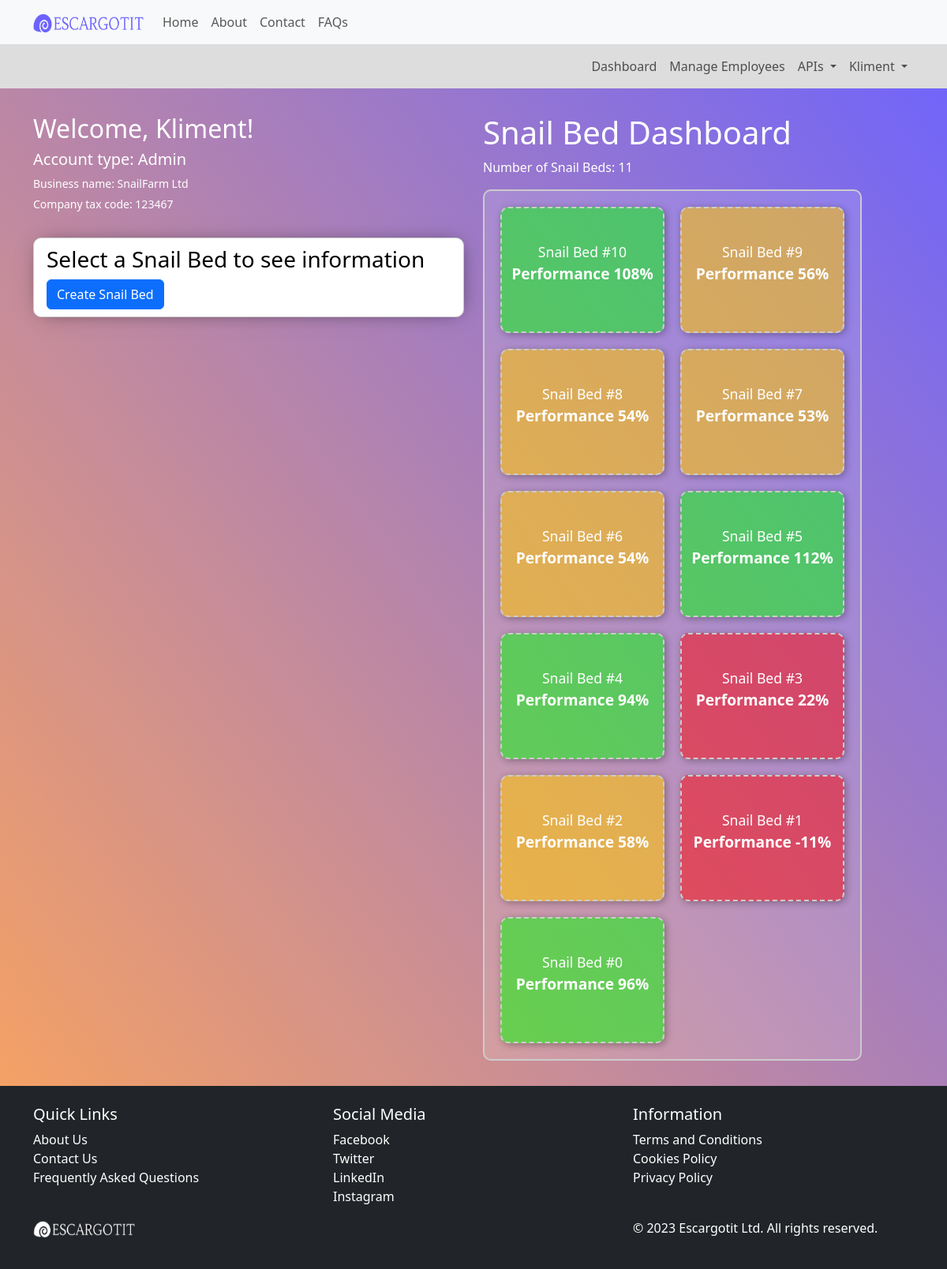
Page /dashboard/ (signed in) on the earlier database version.
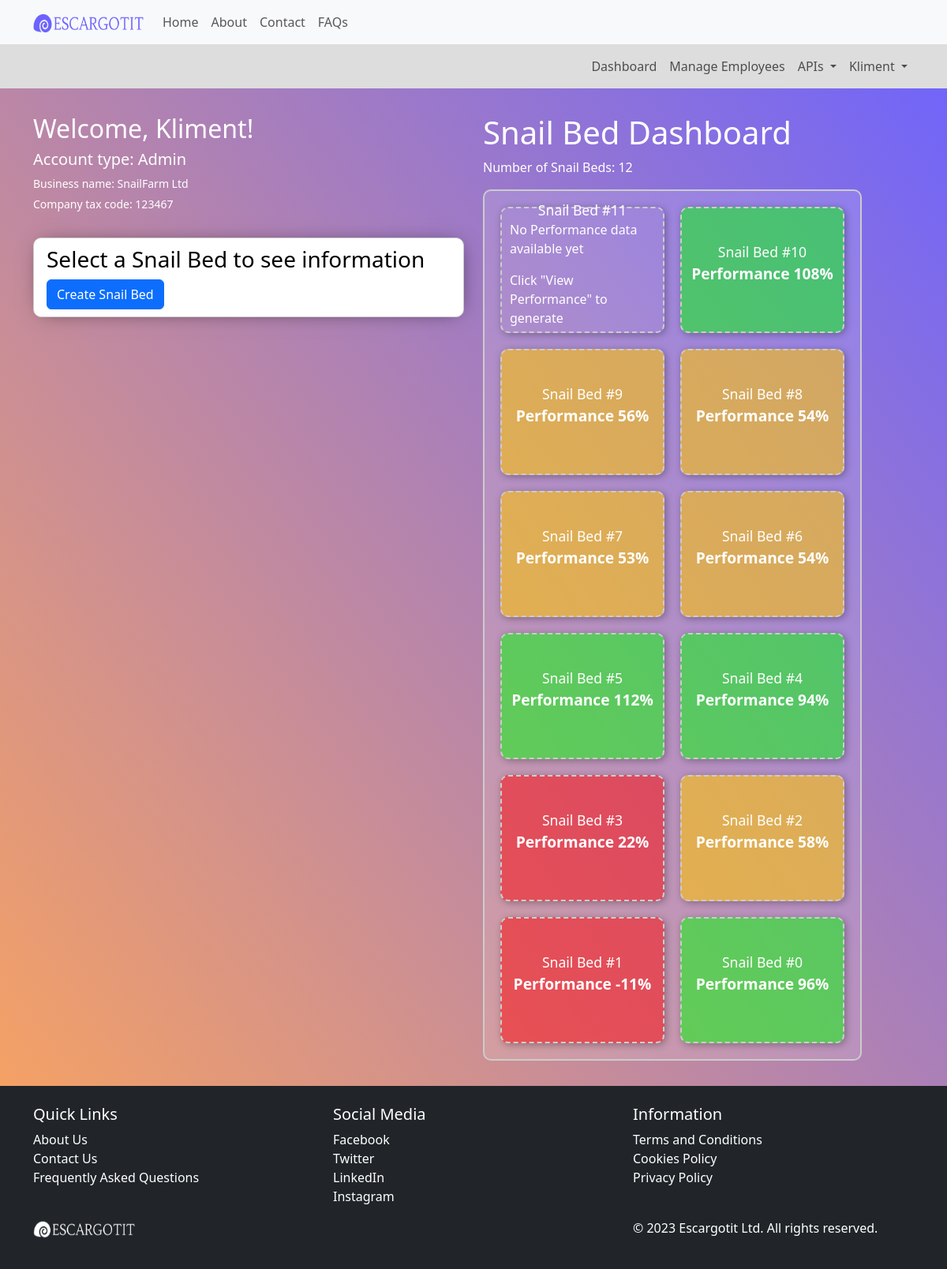
Same page on the later database version.
### core/models.py (models this page shows, shortened)
class SnailBed(models.Model):
    bed_name = models.CharField(max_length=100, unique=False, null=True, blank=True)
    user = models.ForeignKey(AdminUser, on_delete=models.CASCADE, null=True, blank=True, db_constraint=False)
    employee = models.ForeignKey(EmployeeUser, on_delete=models.SET_NULL, null=True, blank=True, db_constraint=False)
    snail_amount = models.IntegerField(null=True, blank=True)
    hatch_rate = models.ForeignKey('SnailHatchRate', on_delete=models.SET_NULL, null=True, blank=True)
    mortality_rate = models.ForeignKey('SnailMortalityRate', on_delete=models.SET_NULL, null=True, blank=True)
    maturity_rate = models.ForeignKey('TimeTakenToMature', on_delete=models.SET_NULL, null=True, blank=True)
    snail_feed = models.ForeignKey('SnailFeed', on_delete=models.SET_NULL, null=True, blank=True)

class SnailBedPerformance(models.Model):
    snail_bed = models.OneToOneField(SnailBed, on_delete=models.CASCADE)
    average_hatch_rate = models.DecimalField(max_digits=5, decimal_places=2, null=True, blank=True)
    average_mortality_rate = models.DecimalField(max_digits=5, decimal_places=2, null=True, blank=True)
    average_maturity_rate = models.DecimalField(max_digits=5, decimal_places=2, null=True, blank=True)
    reproduction_rate = models.DecimalField(max_digits=5, decimal_places=2, null=True, blank=True)
    net_growth_amount = models.DecimalField(max_digits=5, decimal_places=2, null=True, blank=True)
    expected_average_time_to_maturity = models.PositiveIntegerField(default=30)
    actual_average_time_to_maturity = models.PositiveIntegerField(default=0)
    bed_performance = models.DecimalField(max_digits=5, decimal_places=2, null=True, blank=True)
    @property
    def reproduction_rate(self):
        if self.average_hatch_rate and self.average_mortality_rate:
            normalized_hatch_rate = float(self.average_hatch_rate) * 100
            normalized_mortality_rate = float(self.average_mortality_rate) * 100
            normalized_reproduction_rate = normalized_hatch_rate - normalized_mortality_rate
            reproduction_rate_factor = round(normalized_reproduction_rate / 100, 2)
            return reproduction_rate_factor
        return 0
    @property
    def net_growth_amount(self):
        first_hatch_rate = SnailHatchRate.objects.filter(snail_bed=self.snail_bed).order_by('datetime').first()
        if first_hatch_rate:
            initial_hatched_snails = first_hatch_rate.newly_hatched_snails
            latest_snail_amount = self.snail_bed.snail_amount
            if initial_hatched_snails > 0:
                difference = latest_snail_amount - initial_hatched_snails
                percentage_difference = (difference / initial_hatched_snails) * 100
                return round(percentage_difference, 2)
        return None
    @property
    def bed_performance(self):
        if int(self.reproduction_rate) > 0:
            adjusted_reproduction_rate = 1 + (int(self.reproduction_rate) / 100)
        else:
            adjusted_reproduction_rate = 1 - (int(self.reproduction_rate) / 100) # if it's a negative number then multiply by 0.30 which will decrease bed growth
        if self.actual_average_time_to_maturity > 0:
            maturity_factor = (self.expected_average_time_to_maturity / self.actual_average_time_to_maturity) * ( int(self.average_maturity_rate) / 100 )
        else:
            maturity_factor = self.expected_average_time_to_maturity * int(self.average_maturity_rate) / 100
        performance = adjusted_reproduction_rate * maturity_factor * int(self.net_growth_amount)
        return round(performance, 2)

class SnailHatchRate(models.Model):
    snail_bed = models.ForeignKey(SnailBed, on_delete=models.CASCADE)
    preexisting_snail_amount = models.IntegerField(null=True, blank=True, default=0)
    newly_hatched_snails = models.IntegerField()
    hatch_rate_percentage = models.DecimalField(max_digits=5, decimal_places=2, null=True, blank=True)
    datetime = models.DateTimeField(default=timezone.now)
    @property
    def hatch_rate_percentage(self):
        if self.preexisting_snail_amount > 0:
            return round( (self.newly_hatched_snails / self.preexisting_snail_amount) * 100 , 1)
        else:
            return 0
    def __str__(self):
        status = str(self.hatch_rate_percentage) + "%"
        return status

### core/views.py (the view)
# urls.py: path('dashboard/', views.dashboard, name='dashboard'),
@login_required(login_url='login')
def dashboard(request):
    is_admin=False #conditions for the template to render stuff
    current_user = AdminUser.objects.filter(user=request.user).first()
    if isinstance(current_user, AdminUser):
        is_admin=True
        if request.method == 'POST':
            new_snail_bed = SnailBed(user=current_user)
            new_snail_bed.save()  # Save the new SnailBed to the database
            return HttpResponseRedirect(request.path_info)  # Redirect to the same page (GET request)
        snail_beds = SnailBed.objects.filter(user=current_user).order_by('-id') # reverse id is to show the newest on top of the page
    elif isinstance(EmployeeUser.objects.filter(user=request.user).first(), EmployeeUser):
        current_user = EmployeeUser.objects.filter(user=request.user).first()
        snail_beds = SnailBed.objects.filter(employee=current_user).order_by('-id')
    else:
        snail_beds = SnailBed.objects.filter(user=current_user).order_by('-id')
    snail_bed_count = snail_beds.count()
    context = {
        'current_user': current_user,
        'snail_beds': snail_beds,
        'snail_bed_count': snail_bed_count,
        'is_admin': is_admin,
    }
    return render(request, 'dashboard.html',context)

### core/models.py (called while the page is built)
    def __str__(self):
        status = str(self.grams_feed_given) + " grams"
        return status

    @property
    def mortality_rate_percentage(self):
        if self.preexisting_snail_amount > 0:
            return round( (self.expired_snail_amount / self.preexisting_snail_amount) * 100 , 1)
        else:
            return 0

    def __str__(self):
        status = str(self.mortality_rate_percentage) + "%"
        return status

    @property
    def days_to_mature(self):
        if self.period:
            time_difference = self.snail_matured - self.snail_hatched
            return time_difference.days
        return None

    def __str__(self):
        if self.maturity_percentage and self.days_to_mature:
            return str(self.maturity_percentage) + "% of snails reached maturity in " + str(self.days_to_mature) + " days"
        return "N/A"

### core/templatetags/filters.py (called while the page is built)
@register.filter
def classname(obj):
    return obj.__class__.__name__

### templates/dashboard.html (shortened to what this page needs)
{% extends "base/base.html" %}
{% load filters %}
{% load static %}
{% block scripts %}
    <link href="{% static 'css/dashboard.css' %}" rel="stylesheet" type="text/css">
{% endblock %}
{% block content %}
<div class="container main">
    <div class="row">
        <div class="col">
            <div class="account">
                <h2>Welcome, {{ user.username }}!</h2>
                {% if is_admin %}
                    <h5>Account type: Admin</h5>
                {% else %}
                    <h5>Account type: Employee</h5>
                {% endif %}
                <p>Business name: {{ current_user.business_name }}</p>
                {% if current_user.company_tax_code %}
                    <p>Company tax code: {{ current_user.company_tax_code }}</p>
                {% endif %}
            </div>
            <div id="selected-box-data-title">
                {% if snail_bed_count > 0 %}
                    <h3>Select a Snail Bed to see information</h3>
                {% else %}
                    <h3>Create a Snail Bed to get started</h3>
                {% endif %}
                {% if current_user.can_create_snailbed %}
                    <form method="POST" action="{% url 'dashboard' %}">
                        <button type="submit" class="btn btn-primary" name="add-box-button">Create Snail Bed</button>
                    </form>
                {% endif %}
            </div>
        </div>
        <div class="col">
            <h1>Snail Bed Dashboard</h1>
            {% if error_message %}
                <p>{{ error_message }}</p>
            {% else %}
                <p>Number of Snail Beds: {{ snail_bed_count }}</p>
                {% if snail_bed_count > 0 %}
                    <div class="rectangle">
                        {% for snail_bed in snail_beds %}
                            <div class="snail-box
                                {% if snail_bed.is_empty %}
                                    empty
                                {% else %}
                                    solid
                                {% endif %}
                                {% if snail_bed.snailbedperformance.bed_performance < 30 %}
                                    red-bg
                                {% elif snail_bed.snailbedperformance.bed_performance >= 30 and snail_bed.snailbedperformance.bed_performance <= 70 %}
                                    yellow-bg
                                {% elif snail_bed.snailbedperformance.bed_performance > 70 %}
                                    green-bg
                                {% endif %}"
                                    data-bed-name="{{ snail_bed.bed_name }}"
                                    data-bed-employee="{{ snail_bed.employee }}"
                                    data-bed-id="{{ snail_bed.id }}"
                                    data-bed-hatch="{{ snail_bed.hatch_rate }}"
                                    data-bed-mortality="{{ snail_bed.mortality_rate }}"
                                    data-bed-maturity="{{ snail_bed.maturity_rate }}"
                                    data-bed-feed="{{ snail_bed.snail_feed }}"
                                    data-bed-snails="{{ snail_bed.snail_amount }}">
                                <span>{{ snail_bed.bed_name }}</span>
                                {% if snail_bed.snailbedperformance.bed_performance %}
                                    <p class="performance-text">Performance {{ snail_bed.snailbedperformance.bed_performance|floatformat:"0" }}%</p>
                                {% else %}
                                    <p>No Performance data available yet</p>
                                    <p>Click "View Performance" to generate</p>
                                {% endif %}
                            </div>
                        {% endfor %}
                    </div>
                {% endif %}
            {% endif %}
        </div>
    </div>
</div>
{% endblock %}

Differences in the rows shown:
added SnailBed: bed_name "Snail Bed #11", shows "No Performance data available yet"
Other differences:
{{ snail_bed_count }}: "11" → "12"
